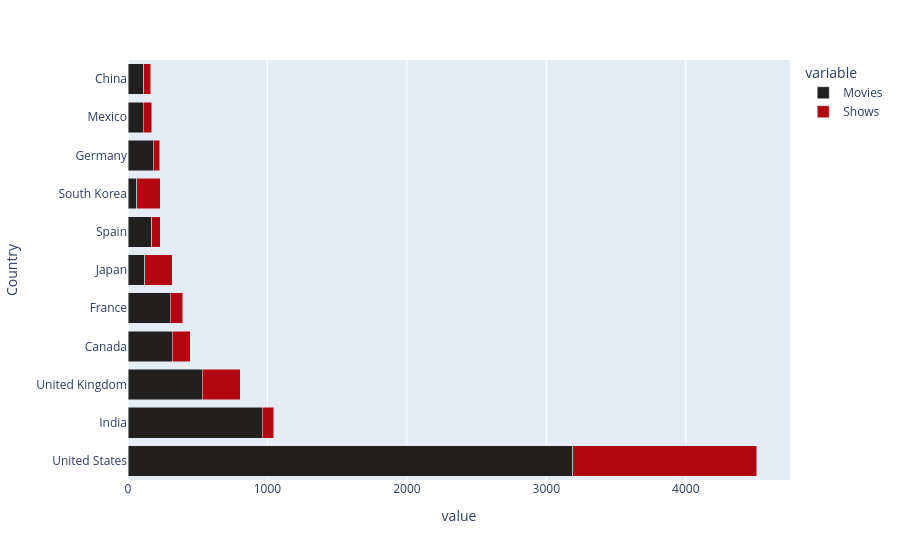

Notebook code cell kept with this figure:
### Code cell
px.bar(data_frame=x_total[:11],
       y='Country',
       x=['Movies','Shows'],
       barmode='stack',
       color_discrete_sequence=['#221f1f', '#b20710', '#e50914','#f5f5f1'])

### Figure 1 — Plotly figure (JSON) as saved in the notebook; plotly's stock layout.template omitted (floating-point values rounded to 4 significant figures)
{"data": [{"hovertemplate": "variable=Movies<br>value=%{x}<br>Country=%{y}<extra></extra>", "legendgroup": "Movies", "marker": {"color": "#221f1f", "pattern": {"shape": ""}}, "name": "Movies", "orientation": "h", "showlegend": true, "textposition": "auto", "type": "bar", "x": [3188, 962, 534, 319, 303, 119, 171, 61, 182, 111, 114], "xaxis": "x", "y": ["United States", "India", "United Kingdom", "Canada", "France", "Japan", "Spain", "South Korea", "Germany", "Mexico", "China"], "yaxis": "y"}, {"hovertemplate": "variable=Shows<br>value=%{x}<br>Country=%{y}<extra></extra>", "legendgroup": "Shows", "marker": {"color": "#b20710", "pattern": {"shape": ""}}, "name": "Shows", "orientation": "h", "showlegend": true, "textposition": "auto", "type": "bar", "x": [1322, 84, 271, 126, 90, 197, 61, 170, 44, 58, 48], "xaxis": "x", "y": ["United States", "India", "United Kingdom", "Canada", "France", "Japan", "Spain", "South Korea", "Germany", "Mexico", "China"], "yaxis": "y"}], "layout": {"barmode": "stack", "legend": {"title": {"text": "variable"}, "tracegroupgap": 0}, "margin": {"t": 60}, "xaxis": {"anchor": "y", "domain": [0, 1], "title": {"text": "value"}}, "yaxis": {"anchor": "x", "domain": [0, 1], "title": {"text": "Country"}}}}
